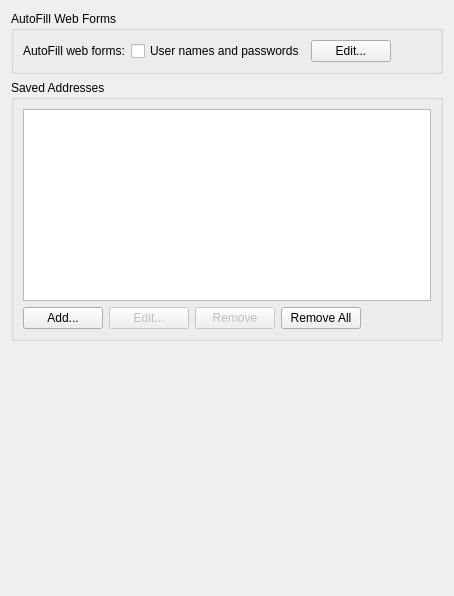
     <widget class="QWidget" name="tab_7">
      <layout class="QVBoxLayout" name="autoFillPageLayout">
       <item>
        <widget class="QGroupBox" name="autoFillGroupBox">
         <property name="title">
          <string>AutoFill Web Forms</string>
         </property>
         <layout class="QHBoxLayout" name="autoFillLayout">
          <item>
           <widget class="QLabel" name="label_16">
            <property name="text">
             <string>AutoFill web forms:</string>
            </property>
            <property name="buddy">
             <cstring>autoFillPasswordFormsCheckBox</cstring>
            </property>
           </widget>
          </item>
          <item>
           <widget class="QCheckBox" name="autoFillPasswordFormsCheckBox">
            <property name="text">
             <string>User names and passwords</string>
            </property>
           </widget>
          </item>
          <item>
           <widget class="QPushButton" name="editAutoFillUserButton">
            <property name="text">
             <string>Edit...</string>
            </property>
           </widget>
          </item>
          <item>
           <spacer name="horizontalSpacer_6">
            <property name="orientation">
             <enum>Qt::Horizontal</enum>
            </property>
            <property name="sizeHint" stdset="0">
             <size>
              <width>40</width>
              <height>20</height>
             </size>
            </property>
           </spacer>
          </item>
         </layout>
        </widget>
       </item>
       <item>
        <widget class="QGroupBox" name="addressesGroupBox">
         <property name="title">
          <string>Saved Addresses</string>
         </property>
         <layout class="QVBoxLayout" name="addressesLayout">
          <item>
           <widget class="QListWidget" name="addressesList">
            <property name="accessibleName">
             <string>Saved addresses</string>
            </property>
            <property name="selectionMode">
             <enum>QAbstractItemView::SingleSelection</enum>
            </property>
            <property name="uniformItemSizes">
             <bool>true</bool>
            </property>
            <property name="alternatingRowColors">
             <bool>true</bool>
            </property>
           </widget>
          </item>
          <item>
           <layout class="QHBoxLayout" name="addressesButtonLayout">
            <item>
             <widget class="QPushButton" name="addAddressButton">
              <property name="text">
               <string>Add...</string>
              </property>
             </widget>
            </item>
            <item>
             <widget class="QPushButton" name="editAddressButton">
              <property name="enabled">
               <bool>false</bool>
              </property>
              <property name="text">
               <string>Edit...</string>
              </property>
             </widget>
            </item>
            <item>
             <widget class="QPushButton" name="removeAddressButton">
              <property name="enabled">
               <bool>false</bool>
              </property>
              <property name="text">
               <string>Remove</string>
              </property>
             </widget>
            </item>
            <item>
             <widget class="QPushButton" name="removeAllAddressesButton">
              <property name="text">
               <string>Remove All</string>
              </property>
             </widget>
            </item>
            <item>
             <spacer name="addressesButtonSpacer">
              <property name="orientation">
               <enum>Qt::Horizontal</enum>
              </property>
              <property name="sizeHint" stdset="0">
               <size>
                <width>40</width>
                <height>20</height>
               </size>
              </property>
             </spacer>
            </item>
           </layout>
          </item>
         </layout>
        </widget>
       </item>
       <item>
        <spacer name="verticalSpacer_5">
         <property name="orientation">
          <enum>Qt::Vertical</enum>
         </property>
         <property name="sizeHint" stdset="0">
          <size>
           <width>20</width>
           <height>244</height>
          </size>
         </property>
        </spacer>
       </item>
      </layout>
     </widget>
